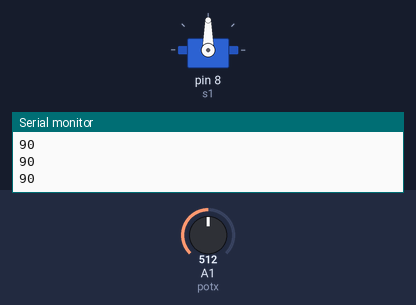
A sketch run on a simulated Arduino Uno, built with avr-gcc and run on an emulated ATmega328P. On the bench: servo, the last lines printed to the serial monitor. The inputs (shaded band) are chosen by the test bench; at power-on: A1 (potx) = 512.

Above: at 1.2 s.
1.3 s: A1 (potx) set to 716
At 2.5 s:
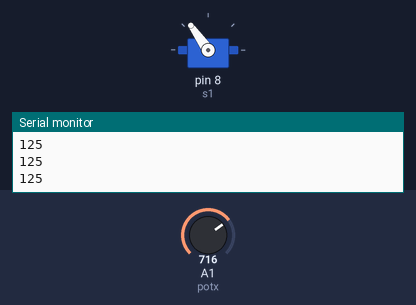
2.8 s: A1 (potx) set to 900
At 3.1 s:
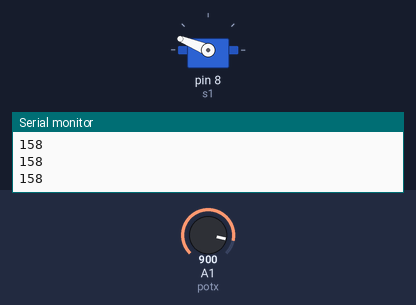
4.3 s: A1 (potx) set to 1023
At 4.7 s:
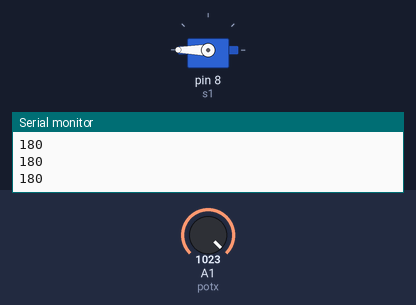
5.8 s: A1 (potx) set to 306
At 6.3 s:
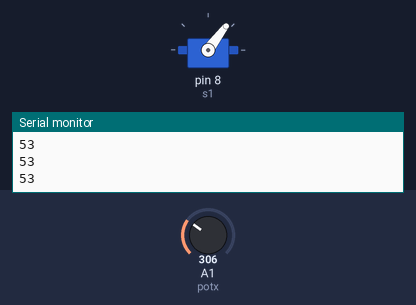
7.3 s: A1 (potx) set to 122
At 8.4 s:
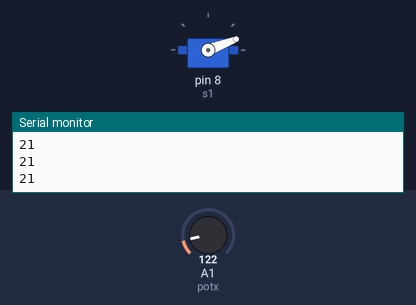
8.8 s: A1 (potx) set to 0
At 9.9 s:
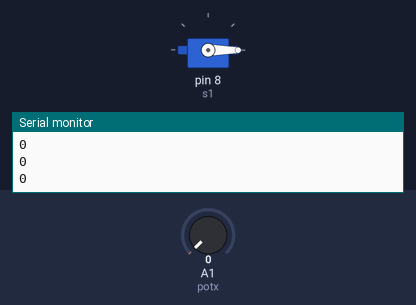
Timing chart, 0 to 11.3 s (numbered marks = the images above; inputs shaded):
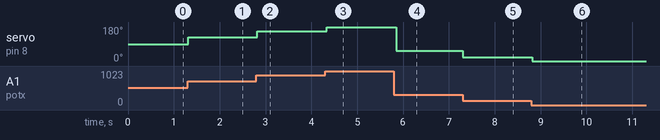

The sketch:

goleiro.ino
```cpp
#include <Servo.h>

#define potx A1


Servo s1 ; // Removemos os que não estão sendo usados

void setup() {
  Serial.begin(9600);
  pinMode(potx, INPUT);


  s1.attach(8);
  s1.write(90);

}

void loop() {
  int pos1 = map(analogRead(potx), 0, 1023, 0, 180);
  Serial.println(pos1);
  s1.write(pos1);


  delay(50); // Evita trepidações e economiza processamento
}
```

Measured:
- after the input at 1.3 s, servo on pin 8 (s1): 90° → 125° at once
- after the input at 2.8 s, servo on pin 8 (s1): 125° → 158° at once
- after the input at 4.3 s, servo on pin 8 (s1): 158° → 180° at once
- after the input at 5.8 s, servo on pin 8 (s1): 180° → 53° after 0.05 s
- after the input at 7.3 s, servo on pin 8 (s1): 53° → 21° at once
- after the input at 8.8 s, servo on pin 8 (s1): 21° → 0° at once
